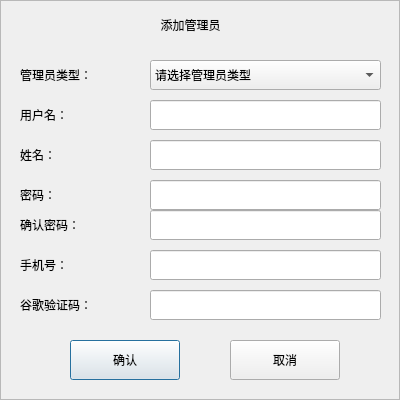
<?xml version="1.0" encoding="UTF-8"?>
<ui version="4.0">
 <class>CAddAdminDlg</class>
 <widget class="QDialog" name="CAddAdminDlg">
  <property name="geometry">
   <rect>
    <x>0</x>
    <y>0</y>
    <width>400</width>
    <height>400</height>
   </rect>
  </property>
  <property name="windowTitle">
   <string>Dialog</string>
  </property>
  <property name="styleSheet">
   <string notr="true"/>
  </property>
  <widget class="QFrame" name="frame">
   <property name="geometry">
    <rect>
     <x>0</x>
     <y>0</y>
     <width>400</width>
     <height>400</height>
    </rect>
   </property>
   <property name="frameShape">
    <enum>QFrame::StyledPanel</enum>
   </property>
   <property name="frameShadow">
    <enum>QFrame::Raised</enum>
   </property>
   <widget class="QLabel" name="label_2">
    <property name="geometry">
     <rect>
      <x>140</x>
      <y>10</y>
      <width>101</width>
      <height>30</height>
     </rect>
    </property>
    <property name="styleSheet">
     <string notr="true"/>
    </property>
    <property name="text">
     <string>添加管理员</string>
    </property>
    <property name="alignment">
     <set>Qt::AlignCenter</set>
    </property>
   </widget>
   <widget class="QLabel" name="lb_AddAdminDlg_phoneNum">
    <property name="geometry">
     <rect>
      <x>20</x>
      <y>250</y>
      <width>120</width>
      <height>30</height>
     </rect>
    </property>
    <property name="styleSheet">
     <string notr="true"/>
    </property>
    <property name="text">
     <string>手机号：</string>
    </property>
    <property name="alignment">
     <set>Qt::AlignLeading|Qt::AlignLeft|Qt::AlignVCenter</set>
    </property>
   </widget>
   <widget class="QLineEdit" name="le_UserName">
    <property name="geometry">
     <rect>
      <x>150</x>
      <y>100</y>
      <width>231</width>
      <height>30</height>
     </rect>
    </property>
    <property name="styleSheet">
     <string notr="true"/>
    </property>
    <property name="text">
     <string/>
    </property>
   </widget>
   <widget class="QLineEdit" name="le_Name">
    <property name="geometry">
     <rect>
      <x>150</x>
      <y>140</y>
      <width>231</width>
      <height>30</height>
     </rect>
    </property>
    <property name="styleSheet">
     <string notr="true"/>
    </property>
    <property name="text">
     <string/>
    </property>
   </widget>
   <widget class="QLabel" name="lb_AddAdminDlg_googleCode">
    <property name="geometry">
     <rect>
      <x>20</x>
      <y>290</y>
      <width>120</width>
      <height>30</height>
     </rect>
    </property>
    <property name="styleSheet">
     <string notr="true"/>
    </property>
    <property name="text">
     <string>谷歌验证码：</string>
    </property>
    <property name="alignment">
     <set>Qt::AlignLeading|Qt::AlignLeft|Qt::AlignVCenter</set>
    </property>
   </widget>
   <widget class="QLineEdit" name="le_GoogleVerifyCode">
    <property name="geometry">
     <rect>
      <x>150</x>
      <y>290</y>
      <width>231</width>
      <height>30</height>
     </rect>
    </property>
    <property name="styleSheet">
     <string notr="true"/>
    </property>
    <property name="text">
     <string/>
    </property>
   </widget>
   <widget class="QLineEdit" name="le_PhoneNum">
    <property name="geometry">
     <rect>
      <x>150</x>
      <y>250</y>
      <width>231</width>
      <height>30</height>
     </rect>
    </property>
    <property name="styleSheet">
     <string notr="true"/>
    </property>
    <property name="text">
     <string/>
    </property>
   </widget>
   <widget class="QLabel" name="lb_AddAdminDlg_type">
    <property name="geometry">
     <rect>
      <x>20</x>
      <y>60</y>
      <width>120</width>
      <height>30</height>
     </rect>
    </property>
    <property name="styleSheet">
     <string notr="true"/>
    </property>
    <property name="text">
     <string>管理员类型：</string>
    </property>
    <property name="alignment">
     <set>Qt::AlignLeading|Qt::AlignLeft|Qt::AlignVCenter</set>
    </property>
   </widget>
   <widget class="QPushButton" name="btn_Affirm">
    <property name="geometry">
     <rect>
      <x>70</x>
      <y>340</y>
      <width>110</width>
      <height>40</height>
     </rect>
    </property>
    <property name="cursor">
     <cursorShape>PointingHandCursor</cursorShape>
    </property>
    <property name="styleSheet">
     <string notr="true"/>
    </property>
    <property name="text">
     <string>确认</string>
    </property>
   </widget>
   <widget class="QPushButton" name="btn_Cancel">
    <property name="geometry">
     <rect>
      <x>230</x>
      <y>340</y>
      <width>110</width>
      <height>40</height>
     </rect>
    </property>
    <property name="cursor">
     <cursorShape>PointingHandCursor</cursorShape>
    </property>
    <property name="styleSheet">
     <string notr="true"/>
    </property>
    <property name="text">
     <string>取消</string>
    </property>
   </widget>
   <widget class="QLabel" name="lb_AddAdminDlg_loginName">
    <property name="geometry">
     <rect>
      <x>20</x>
      <y>100</y>
      <width>120</width>
      <height>30</height>
     </rect>
    </property>
    <property name="styleSheet">
     <string notr="true"/>
    </property>
    <property name="text">
     <string>用户名：</string>
    </property>
    <property name="alignment">
     <set>Qt::AlignLeading|Qt::AlignLeft|Qt::AlignVCenter</set>
    </property>
   </widget>
   <widget class="QComboBox" name="cbx_AdminType">
    <property name="geometry">
     <rect>
      <x>150</x>
      <y>60</y>
      <width>231</width>
      <height>30</height>
     </rect>
    </property>
    <property name="styleSheet">
     <string notr="true"/>
    </property>
    <item>
     <property name="text">
      <string>请选择管理员类型</string>
     </property>
    </item>
   </widget>
   <widget class="QLabel" name="lb_AddAdminDlg_familyName">
    <property name="geometry">
     <rect>
      <x>20</x>
      <y>140</y>
      <width>120</width>
      <height>30</height>
     </rect>
    </property>
    <property name="styleSheet">
     <string notr="true"/>
    </property>
    <property name="text">
     <string>姓名：</string>
    </property>
    <property name="alignment">
     <set>Qt::AlignLeading|Qt::AlignLeft|Qt::AlignVCenter</set>
    </property>
   </widget>
   <widget class="QLabel" name="lb_AddAdminDlg_pwd">
    <property name="geometry">
     <rect>
      <x>20</x>
      <y>180</y>
      <width>120</width>
      <height>30</height>
     </rect>
    </property>
    <property name="styleSheet">
     <string notr="true"/>
    </property>
    <property name="text">
     <string>密码：</string>
    </property>
    <property name="alignment">
     <set>Qt::AlignLeading|Qt::AlignLeft|Qt::AlignVCenter</set>
    </property>
   </widget>
   <widget class="QLineEdit" name="le_Pwd">
    <property name="geometry">
     <rect>
      <x>150</x>
      <y>180</y>
      <width>231</width>
      <height>30</height>
     </rect>
    </property>
    <property name="styleSheet">
     <string notr="true"/>
    </property>
    <property name="text">
     <string/>
    </property>
    <property name="echoMode">
     <enum>QLineEdit::Password</enum>
    </property>
   </widget>
   <widget class="QLineEdit" name="le_AffirmPwd">
    <property name="geometry">
     <rect>
      <x>150</x>
      <y>210</y>
      <width>231</width>
      <height>30</height>
     </rect>
    </property>
    <property name="styleSheet">
     <string notr="true"/>
    </property>
    <property name="text">
     <string/>
    </property>
    <property name="echoMode">
     <enum>QLineEdit::Password</enum>
    </property>
   </widget>
   <widget class="QLabel" name="lb_AddAdminDlg_affirmPwd">
    <property name="geometry">
     <rect>
      <x>20</x>
      <y>210</y>
      <width>120</width>
      <height>30</height>
     </rect>
    </property>
    <property name="styleSheet">
     <string notr="true"/>
    </property>
    <property name="text">
     <string>确认密码：</string>
    </property>
    <property name="alignment">
     <set>Qt::AlignLeading|Qt::AlignLeft|Qt::AlignVCenter</set>
    </property>
   </widget>
  </widget>
 </widget>
 <resources/>
 <connections/>
</ui>
